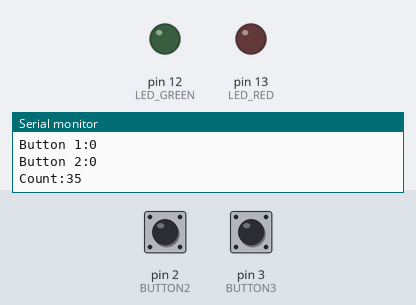
This sketch was run on a simulated Arduino Uno, built with avr-gcc and run on an emulated ATmega328P. Parts: output pins drawn as LEDs (lit = HIGH), the last lines printed to the serial monitor. The inputs (shaded band) are chosen by the test bench; at power-on: pin 2 (BUTTON2) LOW, pin 3 (BUTTON3) LOW.

Above: at 1.2 s.
1.3 s: pin 2 (BUTTON2) pulled HIGH for 0.15 s
At 2.3 s:
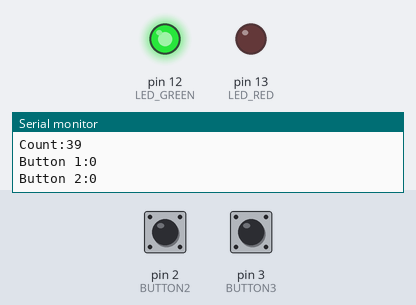
4.4 s: pin 3 (BUTTON3) pulled HIGH for 0.15 s
At 5.0 s:
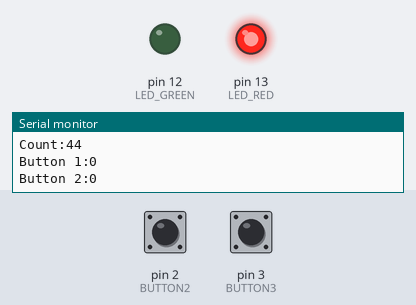
7.5 s: pin 2 (BUTTON2) pulled HIGH for 1 s
At 8.9 s:
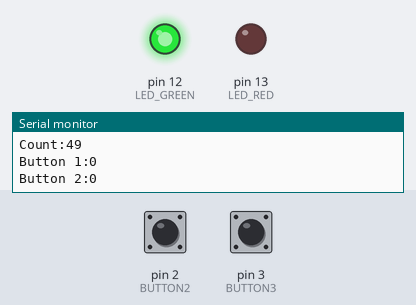
11.5 s: pin 3 (BUTTON3) pulled HIGH for 1 s
At 12.9 s:
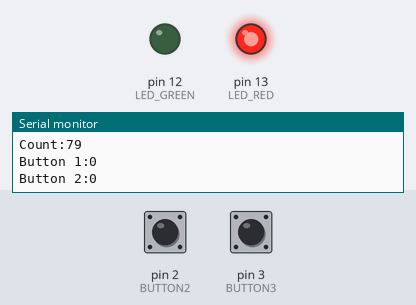
15.5 s: pin 3 (BUTTON3) pulled HIGH for 3.2 s
At 21.61 s:
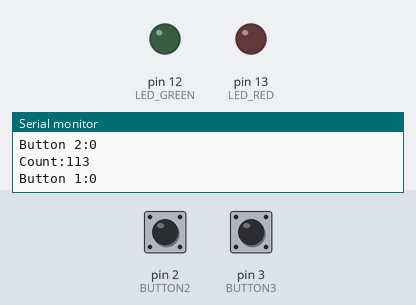
21.7 s: pin 2 (BUTTON2) pulled HIGH for 3.2 s
At 22.8 s:
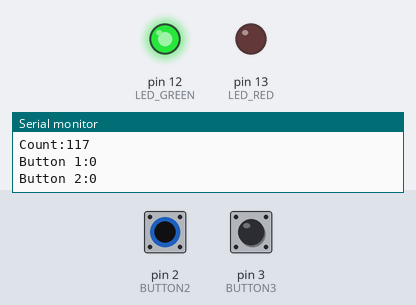
Timing chart, 0 to 28.9 s (numbered marks = the images above; inputs shaded):
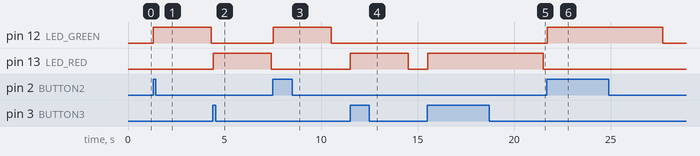

The sketch:

prototype01.ino
```cpp
//#define BUTTON2 2  //input for green
//#define BUTTON3 3 // input for red

//#define LED_PIN12 12 //output for green
//#define LED_PIN13 13 //output for red

//inputs
int BUTTON2 = 2; //input for green LED
int BUTTON3 = 3; //input for red LED


//outputs
int LED_GREEN = 12; //output to turn on green LED
int LED_RED   = 13; //output to turn on red LED


//Program Variables
int counter  = 0;
int b2       = 0;
int b1       = 0;


void setup()
{
    //start recording for serial output
    Serial.begin(9600);
    //setup Inputs
    pinMode(BUTTON2, INPUT);
    pinMode(BUTTON3, INPUT);
    //setup Outputs
    pinMode(LED_GREEN, OUTPUT);
    pinMode(LED_RED, OUTPUT);
}

void loop()
{
    //delay(200);
    //star counting every loop (diagnostic purposes)
    counter=counter+1;

    //read button status
    b1 = digitalRead(BUTTON2);
    b2 = digitalRead(BUTTON3);

    //GREEN LED BUTTON
    if(b1 == 1)
    {
         digitalWrite(LED_GREEN, HIGH);
         delay(3000);
    }

    else
    {
         digitalWrite(LED_GREEN, LOW);
    }

    //RED LED Button
    if(b2 == 1)
    {
         digitalWrite(LED_RED, HIGH);
         delay(3000);
    }

    else
    {
         digitalWrite(LED_RED, LOW);
    }


    //diagnostic outputs
    Serial.print("Count:");
    Serial.println(counter);
    Serial.print("Button 1:");
    Serial.println(b1);
    Serial.print("Button 2:");
    Serial.println(b2);
}
```

Measured:
- after the input at 1.3 s, pin 12 (LED_GREEN): LOW → HIGH at once, → LOW 3.0 s later
- after the input at 4.4 s, pin 13 (LED_RED): LOW → HIGH at once, → LOW 3.0 s later
- after the input at 7.5 s, pin 12 (LED_GREEN): LOW → HIGH at once, → LOW 3.0 s later
- after the input at 11.5 s, pin 13 (LED_RED): LOW → HIGH at once, → LOW 3.0 s later
- after the input at 15.5 s, pin 13 (LED_RED): LOW → HIGH at once, → LOW 6.0 s later
- after the input at 21.7 s, pin 12 (LED_GREEN): LOW → HIGH at once, → LOW 6.0 s later
